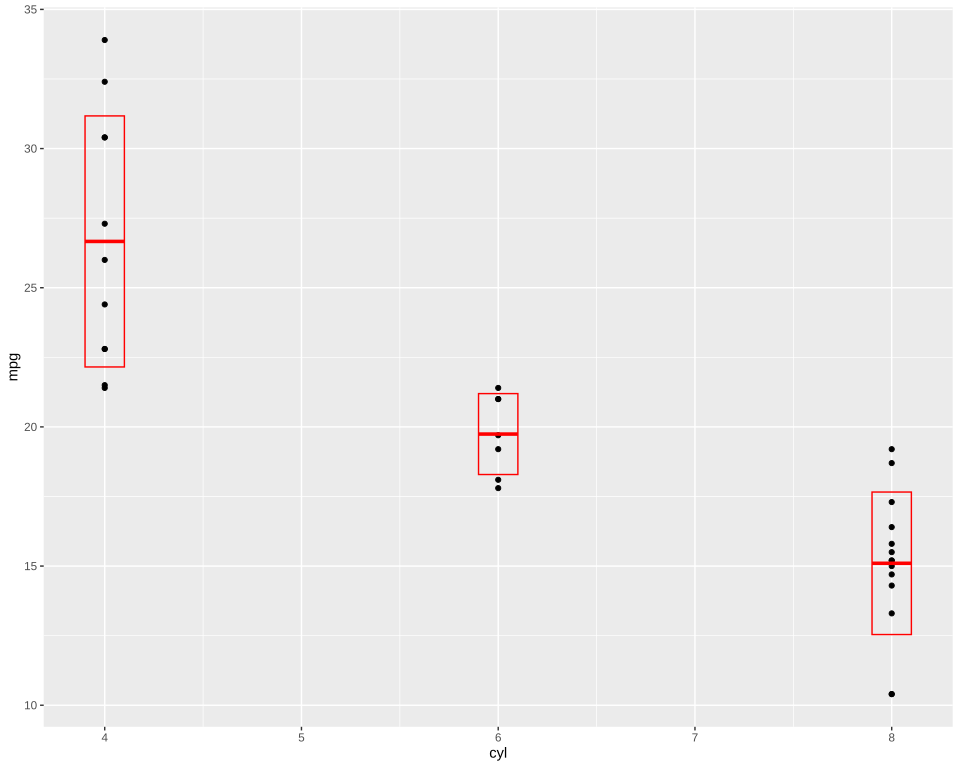

Recreate this plot in R.
# The plot test/golden/summary_sdl.svg draws, drawn by ggplot2 itself, as ggplot2's own visual tests
# draw their snapshots: the independent check on that golden whenever it changes. The suite never
# runs this; it needs R, ggplot2, vdiffr and Hmisc, saved as the Docker image
# giggly-r:ggplot2-4.0.3-hmisc (giggly-r:ggplot2-4.0.3 with r-cran-hmisc installed). From the
# repository's root:
#
#   docker run --rm -v "$PWD/test/golden":/golden:ro giggly-r:ggplot2-4.0.3-hmisc \
#     Rscript /golden/summary_sdl.R > summary_sdl.ggplot2.svg
#
# and compare the two drawings element by element, as test/golden/point.R does.
#
# The reference page's crossbars of `stat_sum_df("mean_sdl", fun.args = list(mult = 1))`: each
# cylinder count grouped, as its continuous x needs, its mean less and plus one standard
# deviation, the boxes 0.2 wide.
# First checked with ggplot2 4.0.3, vdiffr 1.0.9 and Hmisc 5.3.0: every element and clip path
# matches, the x axis drawn before the y as in test/golden/point.R.

library(ggplot2)

plot <- ggplot(mtcars, aes(cyl, mpg)) +
  geom_point() +
  stat_summary(fun.data = "mean_sdl", fun.args = list(mult = 1), colour = "red",
    geom = "crossbar", width = 0.2, mapping = aes(group = cyl)) +
  theme_gray()

file <- tempfile(fileext = ".svg")
vdiffr::write_svg(plot, file)
cat(readLines(file), sep = "\n")
